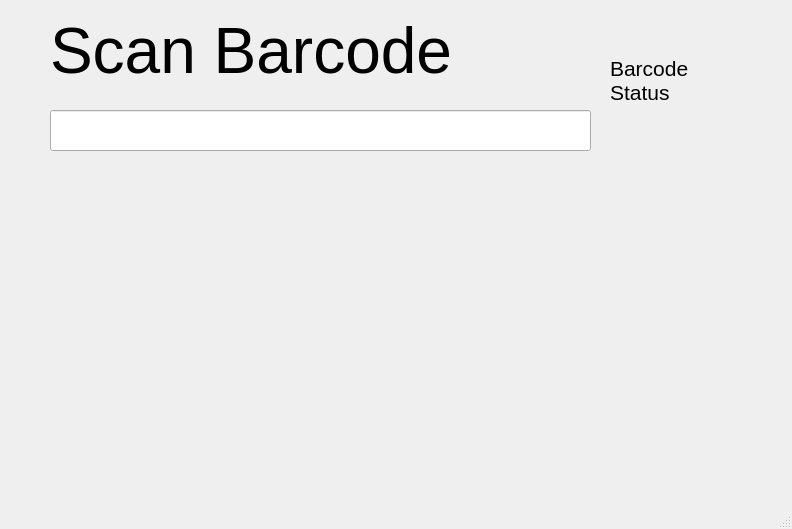
<?xml version="1.0" encoding="UTF-8"?>
<ui version="4.0">
 <class>MainWindow</class>
 <widget class="QMainWindow" name="MainWindow">
  <property name="geometry">
   <rect>
    <x>0</x>
    <y>0</y>
    <width>792</width>
    <height>529</height>
   </rect>
  </property>
  <property name="windowTitle">
   <string>MainWindow</string>
  </property>
  <widget class="QWidget" name="centralwidget">
   <widget class="QLabel" name="prompt">
    <property name="geometry">
     <rect>
      <x>50</x>
      <y>20</y>
      <width>441</width>
      <height>61</height>
     </rect>
    </property>
    <property name="font">
     <font>
      <pointsize>48</pointsize>
     </font>
    </property>
    <property name="text">
     <string>Scan Barcode</string>
    </property>
   </widget>
   <widget class="QLineEdit" name="received_barcode">
    <property name="enabled">
     <bool>true</bool>
    </property>
    <property name="geometry">
     <rect>
      <x>50</x>
      <y>110</y>
      <width>541</width>
      <height>41</height>
     </rect>
    </property>
    <property name="font">
     <font>
      <pointsize>36</pointsize>
     </font>
    </property>
    <property name="text">
     <string></string>
    </property>
   </widget>
   <widget class="QLabel" name="serving_prompt">
    <property name="geometry">
     <rect>
      <x>50</x>
      <y>260</y>
      <width>481</width>
      <height>71</height>
     </rect>
    </property>
    <property name="font">
     <font>
      <pointsize>48</pointsize>
     </font>
    </property>
    <property name="text">
     <string></string>
    </property>
   </widget>
   <widget class="QLabel" name="servings_input">
    <property name="geometry">
     <rect>
      <x>50</x>
      <y>340</y>
      <width>431</width>
      <height>41</height>
     </rect>
    </property>
    <property name="font">
     <font>
      <pointsize>36</pointsize>
     </font>
    </property>
    <property name="text">
     <string></string>
    </property>
   </widget>
   <widget class="QLabel" name="item_name">
    <property name="geometry">
     <rect>
      <x>50</x>
      <y>170</y>
      <width>751</width>
      <height>61</height>
     </rect>
    </property>
    <property name="font">
     <font>
      <pointsize>16</pointsize>
     </font>
    </property>
    <property name="text">
     <string></string>
    </property>
   </widget>
   <widget class="QLabel" name="status">
    <property name="geometry">
     <rect>
      <x>50</x>
      <y>420</y>
      <width>481</width>
      <height>71</height>
     </rect>
    </property>
    <property name="font">
     <font>
      <pointsize>48</pointsize>
     </font>
    </property>
    <property name="text">
     <string></string>
    </property>
   </widget>
   <widget class="QLabel" name="barcode_status">
    <property name="geometry">
     <rect>
      <x>610</x>
      <y>50</y>
      <width>91</width>
      <height>61</height>
     </rect>
    </property>
    <property name="font">
     <font>
      <pointsize>16</pointsize>
     </font>
    </property>
    <property name="text">
     <string>Barcode Status</string>
    </property>
    <property name="textFormat">
     <enum>Qt::AutoText</enum>
    </property>
    <property name="wordWrap">
     <bool>true</bool>
    </property>
   </widget>
  </widget>
  <widget class="QStatusBar" name="statusbar"/>
 </widget>
 <resources/>
 <connections/>
</ui>
